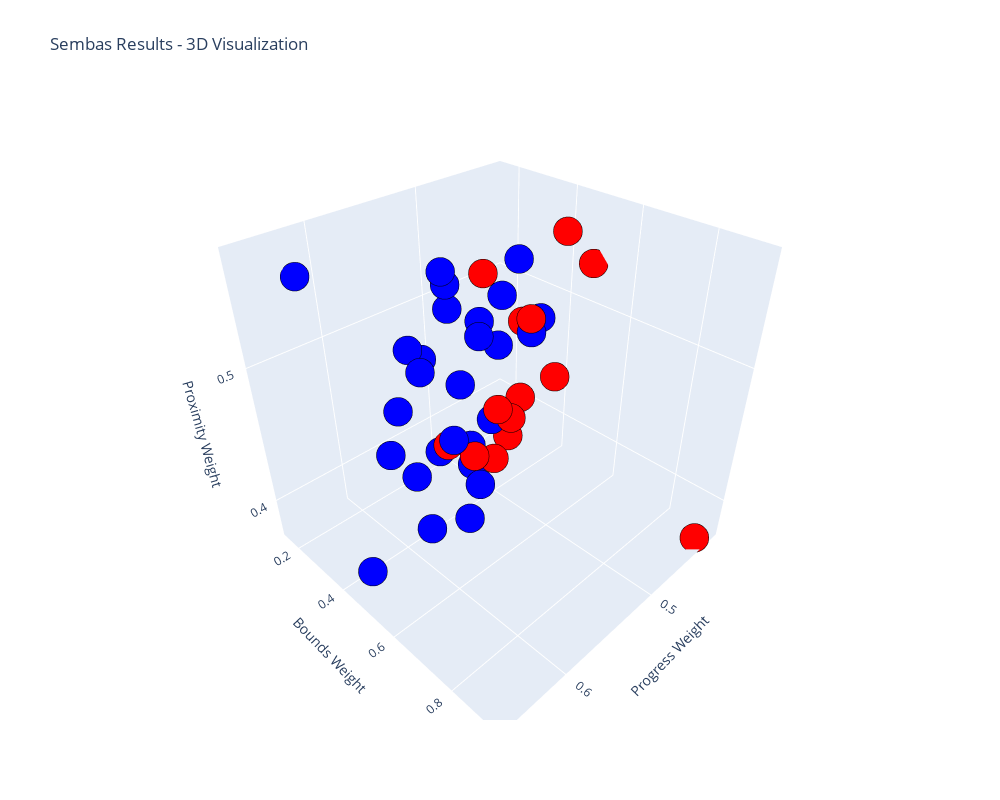
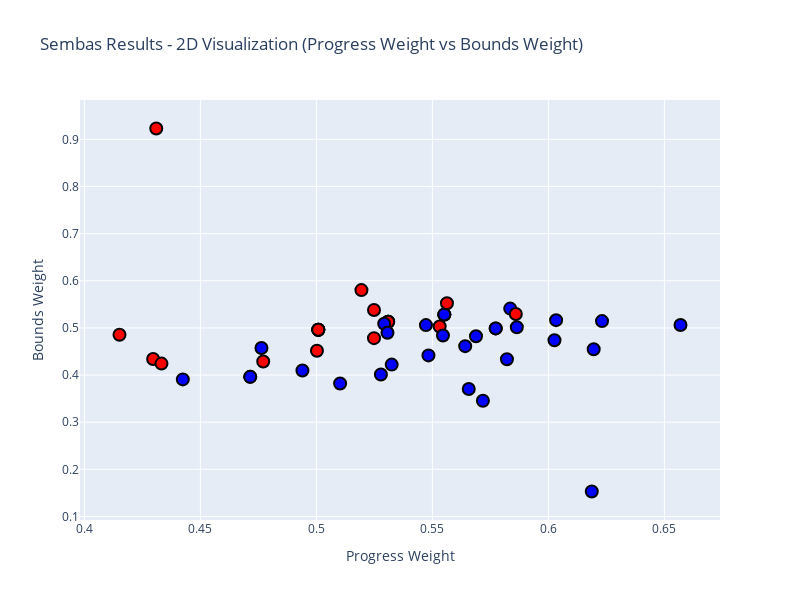
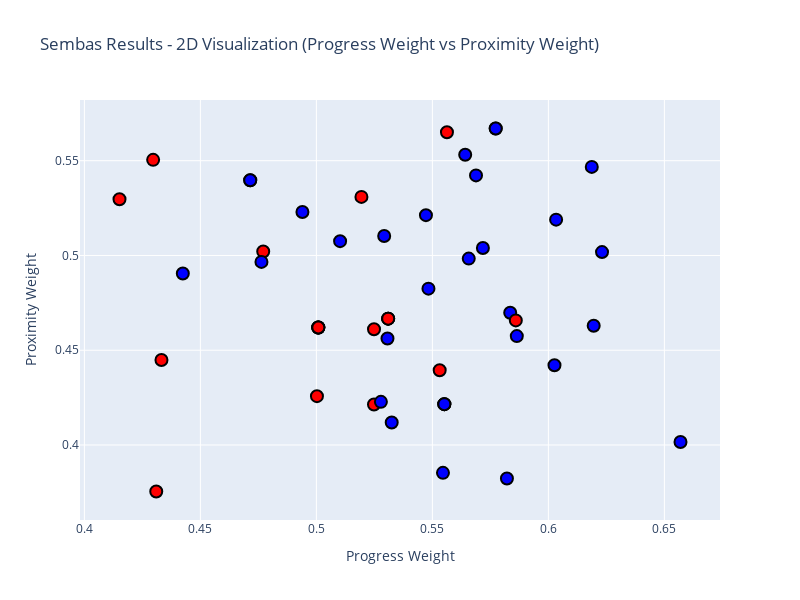
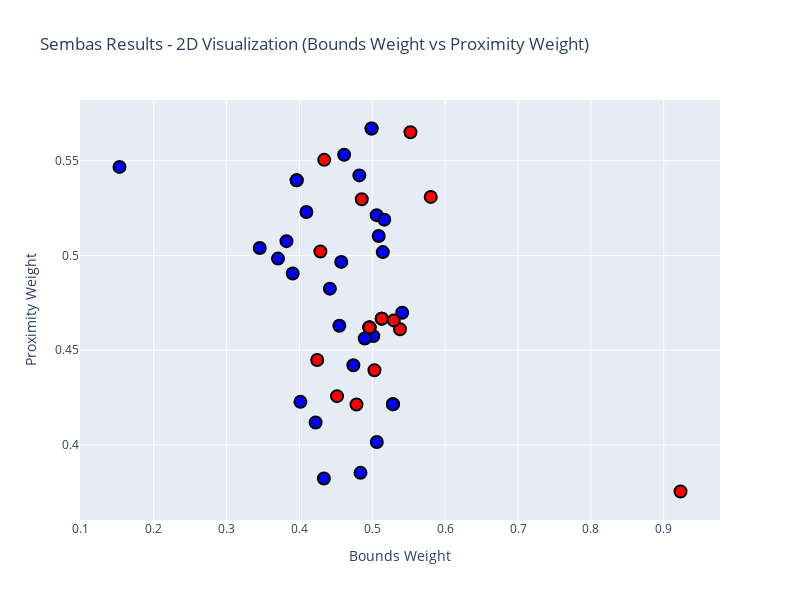

The notebook cell saved with these charts, in order:
### Code cell
file = 'scalar_match_test.json' # Volume: 0.06827375846096506, points: 980
plot_sembas_results(file)  # 3D plot

# 2D plots - choose any two dimensions:
plot_sembas_2d(file, dim1=0, dim2=1)  # Progress vs Bounds
plot_sembas_2d(file, dim1=0, dim2=2)  # Progress vs Proximity
plot_sembas_2d(file, dim1=1, dim2=2)  # Bounds vs Proximity

### Figure 1 — Plotly figure (JSON) as saved in the notebook; plotly's stock layout.template omitted (floating-point values rounded to 4 significant figures)
{"data": [{"hoverinfo": "text", "marker": {"color": [1, 0, 0, 1, 1, 0, 1, 1, 1, 0, 1, 1, 0, 1, 1, 0, 0, 1, 0, 1, 1, 0, 0, 1, 0, 1, 1, 0, 0, 0, 1, 0, 0, 1, 1, 1, 1, 1, 1, 1, 1, 1, 1, 1, 0, 1, 0, 0, 1, 1], "colorscale": [[0, "red"], [1, "blue"]], "line": {"color": "black", "width": 2}, "opacity": 1, "size": 10}, "mode": "markers", "text": ["Point 1<br>Successful<br>(0.62, 0.15, 0.55)", "Point 2<br>Failed<br>(0.43, 0.92, 0.38)", "Point 3<br>Failed<br>(0.52, 0.54, 0.46)", "Point 4<br>Successful<br>(0.57, 0.35, 0.50)", "Point 5<br>Successful<br>(0.55, 0.44, 0.48)", "Point 6<br>Failed<br>(0.48, 0.43, 0.50)", "Point 7<br>Successful<br>(0.57, 0.37, 0.50)", "Point 8<br>Successful<br>(0.51, 0.38, 0.51)", "Point 9<br>Successful<br>(0.62, 0.45, 0.46)", "Point 10<br>Failed<br>(0.53, 0.51, 0.47)", "Point 11<br>Successful<br>(0.59, 0.50, 0.46)", "Point 12<br>Successful<br>(0.56, 0.46, 0.55)", "Point 13<br>Failed<br>(0.53, 0.51, 0.47)", "Point 14<br>Successful<br>(0.55, 0.51, 0.52)", "Point 15<br>Successful<br>(0.53, 0.42, 0.41)", "Point 16<br>Failed<br>(0.53, 0.51, 0.47)", "Point 17<br>Failed<br>(0.52, 0.48, 0.42)", "Point 18<br>Successful<br>(0.49, 0.41, 0.52)", "Point 19<br>Failed<br>(0.50, 0.50, 0.46)", "Point 20<br>Successful<br>(0.48, 0.46, 0.50)", "Point 21<br>Successful<br>(0.60, 0.47, 0.44)", "Point 22<br>Failed<br>(0.50, 0.50, 0.46)", "Point 23<br>Failed<br>(0.55, 0.50, 0.44)", "Point 24<br>Successful<br>(0.57, 0.48, 0.54)", "Point 25<br>Failed<br>(0.50, 0.50, 0.46)", "Point 26<br>Successful<br>(0.53, 0.51, 0.51)", "Point 27<br>Successful<br>(0.53, 0.40, 0.42)", "Point 28<br>Failed<br>(0.50, 0.50, 0.46)", "Point 29<br>Failed<br>(0.50, 0.45, 0.43)", "Point 30<br>Failed<br>(0.42, 0.49, 0.53)", "Point 31<br>Successful<br>(0.47, 0.40, 0.54)", "Point 32<br>Failed<br>(0.43, 0.43, 0.55)", "Point 33<br>Failed<br>(0.43, 0.42, 0.44)", "Point 34<br>Successful<br>(0.47, 0.40, 0.54)", "Point 35<br>Successful<br>(0.44, 0.39, 0.49)", "Point 36<br>Successful<br>(0.66, 0.51, 0.40)", "Point 37<br>Successful<br>(0.56, 0.53, 0.42)", "Point 38<br>Successful<br>(0.53, 0.49, 0.46)", "Point 39<br>Successful<br>(0.62, 0.51, 0.50)", "Point 40<br>Successful<br>(0.56, 0.53, 0.42)", "Point 41<br>Successful<br>(0.55, 0.48, 0.39)", "Point 42<br>Successful<br>(0.58, 0.43, 0.38)", "Point 43<br>Successful<br>(0.56, 0.53, 0.42)", "Point 44<br>Successful<br>(0.58, 0.54, 0.47)", "Point 45<br>Failed<br>(0.52, 0.58, 0.53)", "Point 46<br>Successful<br>(0.58, 0.50, 0.57)", "Point 47<br>Failed<br>(0.56, 0.55, 0.56)", "Point 48<br>Failed<br>(0.59, 0.53, 0.47)", "Point 49<br>Successful<br>(0.58, 0.50, 0.57)", "Point 50<br>Successful<br>(0.60, 0.52, 0.52)"], "type": "scatter3d", "x": [0.6187, 0.431, 0.5248, 0.5718, 0.5483, 0.4771, 0.5657, 0.5102, 0.6195, 0.5309, 0.5864, 0.5641, 0.5309, 0.5472, 0.5325, 0.5309, 0.5248, 0.494, 0.5008, 0.4763, 0.6026, 0.5008, 0.5531, 0.5688, 0.5008, 0.5292, 0.5278, 0.5008, 0.5002, 0.4151, 0.4715, 0.4296, 0.4332, 0.4715, 0.4424, 0.6569, 0.5551, 0.5306, 0.6231, 0.5551, 0.5546, 0.5821, 0.5551, 0.5835, 0.5194, 0.5773, 0.5563, 0.586, 0.5773, 0.6033], "y": [0.153, 0.923, 0.538, 0.3455, 0.4418, 0.4287, 0.3705, 0.3822, 0.4548, 0.513, 0.5013, 0.4613, 0.513, 0.506, 0.4222, 0.513, 0.4783, 0.4095, 0.4961, 0.4574, 0.474, 0.4961, 0.5029, 0.4822, 0.4961, 0.5088, 0.4013, 0.4961, 0.4516, 0.4855, 0.3962, 0.434, 0.4244, 0.3962, 0.3908, 0.5062, 0.5283, 0.4896, 0.5144, 0.5283, 0.4838, 0.4335, 0.5283, 0.541, 0.5802, 0.499, 0.5523, 0.5294, 0.499, 0.5164], "z": [0.5467, 0.3755, 0.4611, 0.5039, 0.4825, 0.5021, 0.4983, 0.5075, 0.4629, 0.4667, 0.4575, 0.5531, 0.4667, 0.5213, 0.4119, 0.4667, 0.4213, 0.523, 0.462, 0.4966, 0.442, 0.462, 0.4394, 0.5422, 0.462, 0.5102, 0.4228, 0.462, 0.4258, 0.5296, 0.5397, 0.5504, 0.4449, 0.5397, 0.4905, 0.4016, 0.4216, 0.4562, 0.5018, 0.4216, 0.3853, 0.3823, 0.4216, 0.4698, 0.5309, 0.567, 0.565, 0.4658, 0.567, 0.5189]}], "layout": {"height": 800, "scene": {"xaxis": {"title": {"text": "Progress Weight"}}, "yaxis": {"title": {"text": "Bounds Weight"}}, "zaxis": {"title": {"text": "Proximity Weight"}}}, "title": {"text": "Sembas Results - 3D Visualization"}, "width": 1000}}

### Figure 2 — Plotly figure (JSON) as saved in the notebook; plotly's stock layout.template omitted (floating-point values rounded to 4 significant figures)
{"data": [{"hoverinfo": "text", "marker": {"color": [1, 0, 0, 1, 1, 0, 1, 1, 1, 0, 1, 1, 0, 1, 1, 0, 0, 1, 0, 1, 1, 0, 0, 1, 0, 1, 1, 0, 0, 0, 1, 0, 0, 1, 1, 1, 1, 1, 1, 1, 1, 1, 1, 1, 0, 1, 0, 0, 1, 1], "colorscale": [[0, "red"], [1, "blue"]], "line": {"color": "black", "width": 2}, "opacity": 1, "size": 12}, "mode": "markers", "text": ["Point 1<br>Successful<br>Progress Weight: 0.62<br>Bounds Weight: 0.15", "Point 2<br>Failed<br>Progress Weight: 0.43<br>Bounds Weight: 0.92", "Point 3<br>Failed<br>Progress Weight: 0.52<br>Bounds Weight: 0.54", "Point 4<br>Successful<br>Progress Weight: 0.57<br>Bounds Weight: 0.35", "Point 5<br>Successful<br>Progress Weight: 0.55<br>Bounds Weight: 0.44", "Point 6<br>Failed<br>Progress Weight: 0.48<br>Bounds Weight: 0.43", "Point 7<br>Successful<br>Progress Weight: 0.57<br>Bounds Weight: 0.37", "Point 8<br>Successful<br>Progress Weight: 0.51<br>Bounds Weight: 0.38", "Point 9<br>Successful<br>Progress Weight: 0.62<br>Bounds Weight: 0.45", "Point 10<br>Failed<br>Progress Weight: 0.53<br>Bounds Weight: 0.51", "Point 11<br>Successful<br>Progress Weight: 0.59<br>Bounds Weight: 0.50", "Point 12<br>Successful<br>Progress Weight: 0.56<br>Bounds Weight: 0.46", "Point 13<br>Failed<br>Progress Weight: 0.53<br>Bounds Weight: 0.51", "Point 14<br>Successful<br>Progress Weight: 0.55<br>Bounds Weight: 0.51", "Point 15<br>Successful<br>Progress Weight: 0.53<br>Bounds Weight: 0.42", "Point 16<br>Failed<br>Progress Weight: 0.53<br>Bounds Weight: 0.51", "Point 17<br>Failed<br>Progress Weight: 0.52<br>Bounds Weight: 0.48", "Point 18<br>Successful<br>Progress Weight: 0.49<br>Bounds Weight: 0.41", "Point 19<br>Failed<br>Progress Weight: 0.50<br>Bounds Weight: 0.50", "Point 20<br>Successful<br>Progress Weight: 0.48<br>Bounds Weight: 0.46", "Point 21<br>Successful<br>Progress Weight: 0.60<br>Bounds Weight: 0.47", "Point 22<br>Failed<br>Progress Weight: 0.50<br>Bounds Weight: 0.50", "Point 23<br>Failed<br>Progress Weight: 0.55<br>Bounds Weight: 0.50", "Point 24<br>Successful<br>Progress Weight: 0.57<br>Bounds Weight: 0.48", "Point 25<br>Failed<br>Progress Weight: 0.50<br>Bounds Weight: 0.50", "Point 26<br>Successful<br>Progress Weight: 0.53<br>Bounds Weight: 0.51", "Point 27<br>Successful<br>Progress Weight: 0.53<br>Bounds Weight: 0.40", "Point 28<br>Failed<br>Progress Weight: 0.50<br>Bounds Weight: 0.50", "Point 29<br>Failed<br>Progress Weight: 0.50<br>Bounds Weight: 0.45", "Point 30<br>Failed<br>Progress Weight: 0.42<br>Bounds Weight: 0.49", "Point 31<br>Successful<br>Progress Weight: 0.47<br>Bounds Weight: 0.40", "Point 32<br>Failed<br>Progress Weight: 0.43<br>Bounds Weight: 0.43", "Point 33<br>Failed<br>Progress Weight: 0.43<br>Bounds Weight: 0.42", "Point 34<br>Successful<br>Progress Weight: 0.47<br>Bounds Weight: 0.40", "Point 35<br>Successful<br>Progress Weight: 0.44<br>Bounds Weight: 0.39", "Point 36<br>Successful<br>Progress Weight: 0.66<br>Bounds Weight: 0.51", "Point 37<br>Successful<br>Progress Weight: 0.56<br>Bounds Weight: 0.53", "Point 38<br>Successful<br>Progress Weight: 0.53<br>Bounds Weight: 0.49", "Point 39<br>Successful<br>Progress Weight: 0.62<br>Bounds Weight: 0.51", "Point 40<br>Successful<br>Progress Weight: 0.56<br>Bounds Weight: 0.53", "Point 41<br>Successful<br>Progress Weight: 0.55<br>Bounds Weight: 0.48", "Point 42<br>Successful<br>Progress Weight: 0.58<br>Bounds Weight: 0.43", "Point 43<br>Successful<br>Progress Weight: 0.56<br>Bounds Weight: 0.53", "Point 44<br>Successful<br>Progress Weight: 0.58<br>Bounds Weight: 0.54", "Point 45<br>Failed<br>Progress Weight: 0.52<br>Bounds Weight: 0.58", "Point 46<br>Successful<br>Progress Weight: 0.58<br>Bounds Weight: 0.50", "Point 47<br>Failed<br>Progress Weight: 0.56<br>Bounds Weight: 0.55", "Point 48<br>Failed<br>Progress Weight: 0.59<br>Bounds Weight: 0.53", "Point 49<br>Successful<br>Progress Weight: 0.58<br>Bounds Weight: 0.50", "Point 50<br>Successful<br>Progress Weight: 0.60<br>Bounds Weight: 0.52"], "type": "scatter", "x": [0.6187, 0.431, 0.5248, 0.5718, 0.5483, 0.4771, 0.5657, 0.5102, 0.6195, 0.5309, 0.5864, 0.5641, 0.5309, 0.5472, 0.5325, 0.5309, 0.5248, 0.494, 0.5008, 0.4763, 0.6026, 0.5008, 0.5531, 0.5688, 0.5008, 0.5292, 0.5278, 0.5008, 0.5002, 0.4151, 0.4715, 0.4296, 0.4332, 0.4715, 0.4424, 0.6569, 0.5551, 0.5306, 0.6231, 0.5551, 0.5546, 0.5821, 0.5551, 0.5835, 0.5194, 0.5773, 0.5563, 0.586, 0.5773, 0.6033], "y": [0.153, 0.923, 0.538, 0.3455, 0.4418, 0.4287, 0.3705, 0.3822, 0.4548, 0.513, 0.5013, 0.4613, 0.513, 0.506, 0.4222, 0.513, 0.4783, 0.4095, 0.4961, 0.4574, 0.474, 0.4961, 0.5029, 0.4822, 0.4961, 0.5088, 0.4013, 0.4961, 0.4516, 0.4855, 0.3962, 0.434, 0.4244, 0.3962, 0.3908, 0.5062, 0.5283, 0.4896, 0.5144, 0.5283, 0.4838, 0.4335, 0.5283, 0.541, 0.5802, 0.499, 0.5523, 0.5294, 0.499, 0.5164]}], "layout": {"height": 600, "showlegend": false, "title": {"text": "Sembas Results - 2D Visualization (Progress Weight vs Bounds Weight)"}, "width": 800, "xaxis": {"title": {"text": "Progress Weight"}}, "yaxis": {"title": {"text": "Bounds Weight"}}}}

### Figure 3 — Plotly figure (JSON) as saved in the notebook; plotly's stock layout.template omitted (floating-point values rounded to 4 significant figures)
{"data": [{"hoverinfo": "text", "marker": {"color": [1, 0, 0, 1, 1, 0, 1, 1, 1, 0, 1, 1, 0, 1, 1, 0, 0, 1, 0, 1, 1, 0, 0, 1, 0, 1, 1, 0, 0, 0, 1, 0, 0, 1, 1, 1, 1, 1, 1, 1, 1, 1, 1, 1, 0, 1, 0, 0, 1, 1], "colorscale": [[0, "red"], [1, "blue"]], "line": {"color": "black", "width": 2}, "opacity": 1, "size": 12}, "mode": "markers", "text": ["Point 1<br>Successful<br>Progress Weight: 0.62<br>Proximity Weight: 0.55", "Point 2<br>Failed<br>Progress Weight: 0.43<br>Proximity Weight: 0.38", "Point 3<br>Failed<br>Progress Weight: 0.52<br>Proximity Weight: 0.46", "Point 4<br>Successful<br>Progress Weight: 0.57<br>Proximity Weight: 0.50", "Point 5<br>Successful<br>Progress Weight: 0.55<br>Proximity Weight: 0.48", "Point 6<br>Failed<br>Progress Weight: 0.48<br>Proximity Weight: 0.50", "Point 7<br>Successful<br>Progress Weight: 0.57<br>Proximity Weight: 0.50", "Point 8<br>Successful<br>Progress Weight: 0.51<br>Proximity Weight: 0.51", "Point 9<br>Successful<br>Progress Weight: 0.62<br>Proximity Weight: 0.46", "Point 10<br>Failed<br>Progress Weight: 0.53<br>Proximity Weight: 0.47", "Point 11<br>Successful<br>Progress Weight: 0.59<br>Proximity Weight: 0.46", "Point 12<br>Successful<br>Progress Weight: 0.56<br>Proximity Weight: 0.55", "Point 13<br>Failed<br>Progress Weight: 0.53<br>Proximity Weight: 0.47", "Point 14<br>Successful<br>Progress Weight: 0.55<br>Proximity Weight: 0.52", "Point 15<br>Successful<br>Progress Weight: 0.53<br>Proximity Weight: 0.41", "Point 16<br>Failed<br>Progress Weight: 0.53<br>Proximity Weight: 0.47", "Point 17<br>Failed<br>Progress Weight: 0.52<br>Proximity Weight: 0.42", "Point 18<br>Successful<br>Progress Weight: 0.49<br>Proximity Weight: 0.52", "Point 19<br>Failed<br>Progress Weight: 0.50<br>Proximity Weight: 0.46", "Point 20<br>Successful<br>Progress Weight: 0.48<br>Proximity Weight: 0.50", "Point 21<br>Successful<br>Progress Weight: 0.60<br>Proximity Weight: 0.44", "Point 22<br>Failed<br>Progress Weight: 0.50<br>Proximity Weight: 0.46", "Point 23<br>Failed<br>Progress Weight: 0.55<br>Proximity Weight: 0.44", "Point 24<br>Successful<br>Progress Weight: 0.57<br>Proximity Weight: 0.54", "Point 25<br>Failed<br>Progress Weight: 0.50<br>Proximity Weight: 0.46", "Point 26<br>Successful<br>Progress Weight: 0.53<br>Proximity Weight: 0.51", "Point 27<br>Successful<br>Progress Weight: 0.53<br>Proximity Weight: 0.42", "Point 28<br>Failed<br>Progress Weight: 0.50<br>Proximity Weight: 0.46", "Point 29<br>Failed<br>Progress Weight: 0.50<br>Proximity Weight: 0.43", "Point 30<br>Failed<br>Progress Weight: 0.42<br>Proximity Weight: 0.53", "Point 31<br>Successful<br>Progress Weight: 0.47<br>Proximity Weight: 0.54", "Point 32<br>Failed<br>Progress Weight: 0.43<br>Proximity Weight: 0.55", "Point 33<br>Failed<br>Progress Weight: 0.43<br>Proximity Weight: 0.44", "Point 34<br>Successful<br>Progress Weight: 0.47<br>Proximity Weight: 0.54", "Point 35<br>Successful<br>Progress Weight: 0.44<br>Proximity Weight: 0.49", "Point 36<br>Successful<br>Progress Weight: 0.66<br>Proximity Weight: 0.40", "Point 37<br>Successful<br>Progress Weight: 0.56<br>Proximity Weight: 0.42", "Point 38<br>Successful<br>Progress Weight: 0.53<br>Proximity Weight: 0.46", "Point 39<br>Successful<br>Progress Weight: 0.62<br>Proximity Weight: 0.50", "Point 40<br>Successful<br>Progress Weight: 0.56<br>Proximity Weight: 0.42", "Point 41<br>Successful<br>Progress Weight: 0.55<br>Proximity Weight: 0.39", "Point 42<br>Successful<br>Progress Weight: 0.58<br>Proximity Weight: 0.38", "Point 43<br>Successful<br>Progress Weight: 0.56<br>Proximity Weight: 0.42", "Point 44<br>Successful<br>Progress Weight: 0.58<br>Proximity Weight: 0.47", "Point 45<br>Failed<br>Progress Weight: 0.52<br>Proximity Weight: 0.53", "Point 46<br>Successful<br>Progress Weight: 0.58<br>Proximity Weight: 0.57", "Point 47<br>Failed<br>Progress Weight: 0.56<br>Proximity Weight: 0.56", "Point 48<br>Failed<br>Progress Weight: 0.59<br>Proximity Weight: 0.47", "Point 49<br>Successful<br>Progress Weight: 0.58<br>Proximity Weight: 0.57", "Point 50<br>Successful<br>Progress Weight: 0.60<br>Proximity Weight: 0.52"], "type": "scatter", "x": [0.6187, 0.431, 0.5248, 0.5718, 0.5483, 0.4771, 0.5657, 0.5102, 0.6195, 0.5309, 0.5864, 0.5641, 0.5309, 0.5472, 0.5325, 0.5309, 0.5248, 0.494, 0.5008, 0.4763, 0.6026, 0.5008, 0.5531, 0.5688, 0.5008, 0.5292, 0.5278, 0.5008, 0.5002, 0.4151, 0.4715, 0.4296, 0.4332, 0.4715, 0.4424, 0.6569, 0.5551, 0.5306, 0.6231, 0.5551, 0.5546, 0.5821, 0.5551, 0.5835, 0.5194, 0.5773, 0.5563, 0.586, 0.5773, 0.6033], "y": [0.5467, 0.3755, 0.4611, 0.5039, 0.4825, 0.5021, 0.4983, 0.5075, 0.4629, 0.4667, 0.4575, 0.5531, 0.4667, 0.5213, 0.4119, 0.4667, 0.4213, 0.523, 0.462, 0.4966, 0.442, 0.462, 0.4394, 0.5422, 0.462, 0.5102, 0.4228, 0.462, 0.4258, 0.5296, 0.5397, 0.5504, 0.4449, 0.5397, 0.4905, 0.4016, 0.4216, 0.4562, 0.5018, 0.4216, 0.3853, 0.3823, 0.4216, 0.4698, 0.5309, 0.567, 0.565, 0.4658, 0.567, 0.5189]}], "layout": {"height": 600, "showlegend": false, "title": {"text": "Sembas Results - 2D Visualization (Progress Weight vs Proximity Weight)"}, "width": 800, "xaxis": {"title": {"text": "Progress Weight"}}, "yaxis": {"title": {"text": "Proximity Weight"}}}}

### Figure 4 — Plotly figure (JSON) as saved in the notebook; plotly's stock layout.template omitted (floating-point values rounded to 4 significant figures)
{"data": [{"hoverinfo": "text", "marker": {"color": [1, 0, 0, 1, 1, 0, 1, 1, 1, 0, 1, 1, 0, 1, 1, 0, 0, 1, 0, 1, 1, 0, 0, 1, 0, 1, 1, 0, 0, 0, 1, 0, 0, 1, 1, 1, 1, 1, 1, 1, 1, 1, 1, 1, 0, 1, 0, 0, 1, 1], "colorscale": [[0, "red"], [1, "blue"]], "line": {"color": "black", "width": 2}, "opacity": 1, "size": 12}, "mode": "markers", "text": ["Point 1<br>Successful<br>Bounds Weight: 0.15<br>Proximity Weight: 0.55", "Point 2<br>Failed<br>Bounds Weight: 0.92<br>Proximity Weight: 0.38", "Point 3<br>Failed<br>Bounds Weight: 0.54<br>Proximity Weight: 0.46", "Point 4<br>Successful<br>Bounds Weight: 0.35<br>Proximity Weight: 0.50", "Point 5<br>Successful<br>Bounds Weight: 0.44<br>Proximity Weight: 0.48", "Point 6<br>Failed<br>Bounds Weight: 0.43<br>Proximity Weight: 0.50", "Point 7<br>Successful<br>Bounds Weight: 0.37<br>Proximity Weight: 0.50", "Point 8<br>Successful<br>Bounds Weight: 0.38<br>Proximity Weight: 0.51", "Point 9<br>Successful<br>Bounds Weight: 0.45<br>Proximity Weight: 0.46", "Point 10<br>Failed<br>Bounds Weight: 0.51<br>Proximity Weight: 0.47", "Point 11<br>Successful<br>Bounds Weight: 0.50<br>Proximity Weight: 0.46", "Point 12<br>Successful<br>Bounds Weight: 0.46<br>Proximity Weight: 0.55", "Point 13<br>Failed<br>Bounds Weight: 0.51<br>Proximity Weight: 0.47", "Point 14<br>Successful<br>Bounds Weight: 0.51<br>Proximity Weight: 0.52", "Point 15<br>Successful<br>Bounds Weight: 0.42<br>Proximity Weight: 0.41", "Point 16<br>Failed<br>Bounds Weight: 0.51<br>Proximity Weight: 0.47", "Point 17<br>Failed<br>Bounds Weight: 0.48<br>Proximity Weight: 0.42", "Point 18<br>Successful<br>Bounds Weight: 0.41<br>Proximity Weight: 0.52", "Point 19<br>Failed<br>Bounds Weight: 0.50<br>Proximity Weight: 0.46", "Point 20<br>Successful<br>Bounds Weight: 0.46<br>Proximity Weight: 0.50", "Point 21<br>Successful<br>Bounds Weight: 0.47<br>Proximity Weight: 0.44", "Point 22<br>Failed<br>Bounds Weight: 0.50<br>Proximity Weight: 0.46", "Point 23<br>Failed<br>Bounds Weight: 0.50<br>Proximity Weight: 0.44", "Point 24<br>Successful<br>Bounds Weight: 0.48<br>Proximity Weight: 0.54", "Point 25<br>Failed<br>Bounds Weight: 0.50<br>Proximity Weight: 0.46", "Point 26<br>Successful<br>Bounds Weight: 0.51<br>Proximity Weight: 0.51", "Point 27<br>Successful<br>Bounds Weight: 0.40<br>Proximity Weight: 0.42", "Point 28<br>Failed<br>Bounds Weight: 0.50<br>Proximity Weight: 0.46", "Point 29<br>Failed<br>Bounds Weight: 0.45<br>Proximity Weight: 0.43", "Point 30<br>Failed<br>Bounds Weight: 0.49<br>Proximity Weight: 0.53", "Point 31<br>Successful<br>Bounds Weight: 0.40<br>Proximity Weight: 0.54", "Point 32<br>Failed<br>Bounds Weight: 0.43<br>Proximity Weight: 0.55", "Point 33<br>Failed<br>Bounds Weight: 0.42<br>Proximity Weight: 0.44", "Point 34<br>Successful<br>Bounds Weight: 0.40<br>Proximity Weight: 0.54", "Point 35<br>Successful<br>Bounds Weight: 0.39<br>Proximity Weight: 0.49", "Point 36<br>Successful<br>Bounds Weight: 0.51<br>Proximity Weight: 0.40", "Point 37<br>Successful<br>Bounds Weight: 0.53<br>Proximity Weight: 0.42", "Point 38<br>Successful<br>Bounds Weight: 0.49<br>Proximity Weight: 0.46", "Point 39<br>Successful<br>Bounds Weight: 0.51<br>Proximity Weight: 0.50", "Point 40<br>Successful<br>Bounds Weight: 0.53<br>Proximity Weight: 0.42", "Point 41<br>Successful<br>Bounds Weight: 0.48<br>Proximity Weight: 0.39", "Point 42<br>Successful<br>Bounds Weight: 0.43<br>Proximity Weight: 0.38", "Point 43<br>Successful<br>Bounds Weight: 0.53<br>Proximity Weight: 0.42", "Point 44<br>Successful<br>Bounds Weight: 0.54<br>Proximity Weight: 0.47", "Point 45<br>Failed<br>Bounds Weight: 0.58<br>Proximity Weight: 0.53", "Point 46<br>Successful<br>Bounds Weight: 0.50<br>Proximity Weight: 0.57", "Point 47<br>Failed<br>Bounds Weight: 0.55<br>Proximity Weight: 0.56", "Point 48<br>Failed<br>Bounds Weight: 0.53<br>Proximity Weight: 0.47", "Point 49<br>Successful<br>Bounds Weight: 0.50<br>Proximity Weight: 0.57", "Point 50<br>Successful<br>Bounds Weight: 0.52<br>Proximity Weight: 0.52"], "type": "scatter", "x": [0.153, 0.923, 0.538, 0.3455, 0.4418, 0.4287, 0.3705, 0.3822, 0.4548, 0.513, 0.5013, 0.4613, 0.513, 0.506, 0.4222, 0.513, 0.4783, 0.4095, 0.4961, 0.4574, 0.474, 0.4961, 0.5029, 0.4822, 0.4961, 0.5088, 0.4013, 0.4961, 0.4516, 0.4855, 0.3962, 0.434, 0.4244, 0.3962, 0.3908, 0.5062, 0.5283, 0.4896, 0.5144, 0.5283, 0.4838, 0.4335, 0.5283, 0.541, 0.5802, 0.499, 0.5523, 0.5294, 0.499, 0.5164], "y": [0.5467, 0.3755, 0.4611, 0.5039, 0.4825, 0.5021, 0.4983, 0.5075, 0.4629, 0.4667, 0.4575, 0.5531, 0.4667, 0.5213, 0.4119, 0.4667, 0.4213, 0.523, 0.462, 0.4966, 0.442, 0.462, 0.4394, 0.5422, 0.462, 0.5102, 0.4228, 0.462, 0.4258, 0.5296, 0.5397, 0.5504, 0.4449, 0.5397, 0.4905, 0.4016, 0.4216, 0.4562, 0.5018, 0.4216, 0.3853, 0.3823, 0.4216, 0.4698, 0.5309, 0.567, 0.565, 0.4658, 0.567, 0.5189]}], "layout": {"height": 600, "showlegend": false, "title": {"text": "Sembas Results - 2D Visualization (Bounds Weight vs Proximity Weight)"}, "width": 800, "xaxis": {"title": {"text": "Bounds Weight"}}, "yaxis": {"title": {"text": "Proximity Weight"}}}}
